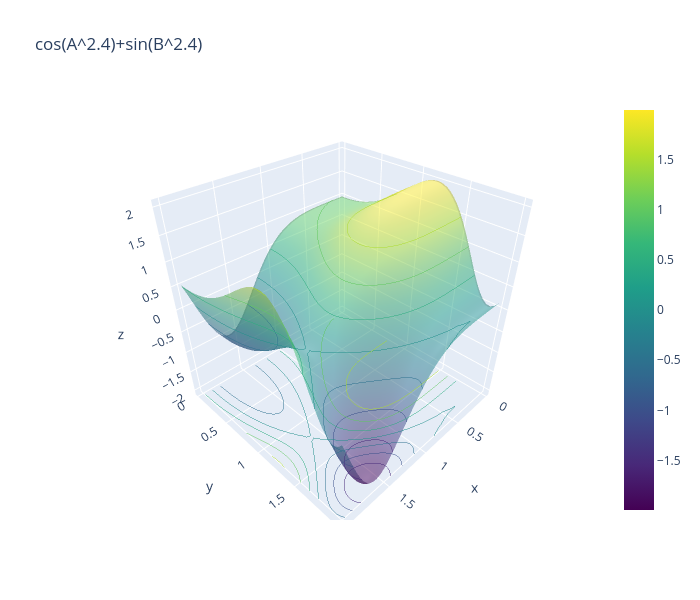

Notebook cell for this chart:
### Markdown cell above
### plotly

### Code cell
import plotly.graph_objects as go

a = np.linspace(-2, 2, 100)
b = np.linspace(-2, 2, 100)
A, B = np.meshgrid(a, b)
L = np.cos(A**2.4) + np.sin(B**2.4)

fig = go.Figure(data=[go.Surface(x=a, y=b, z=L, colorscale="viridis", opacity=0.5)])
fig.update_traces(
    contours_z=dict(
        show=True, usecolormap=True, highlightcolor="limegreen", project_z=True
    )
)
fig.update_layout(title="cos(A^2.4)+sin(B^2.4)", width=700, height=600)
